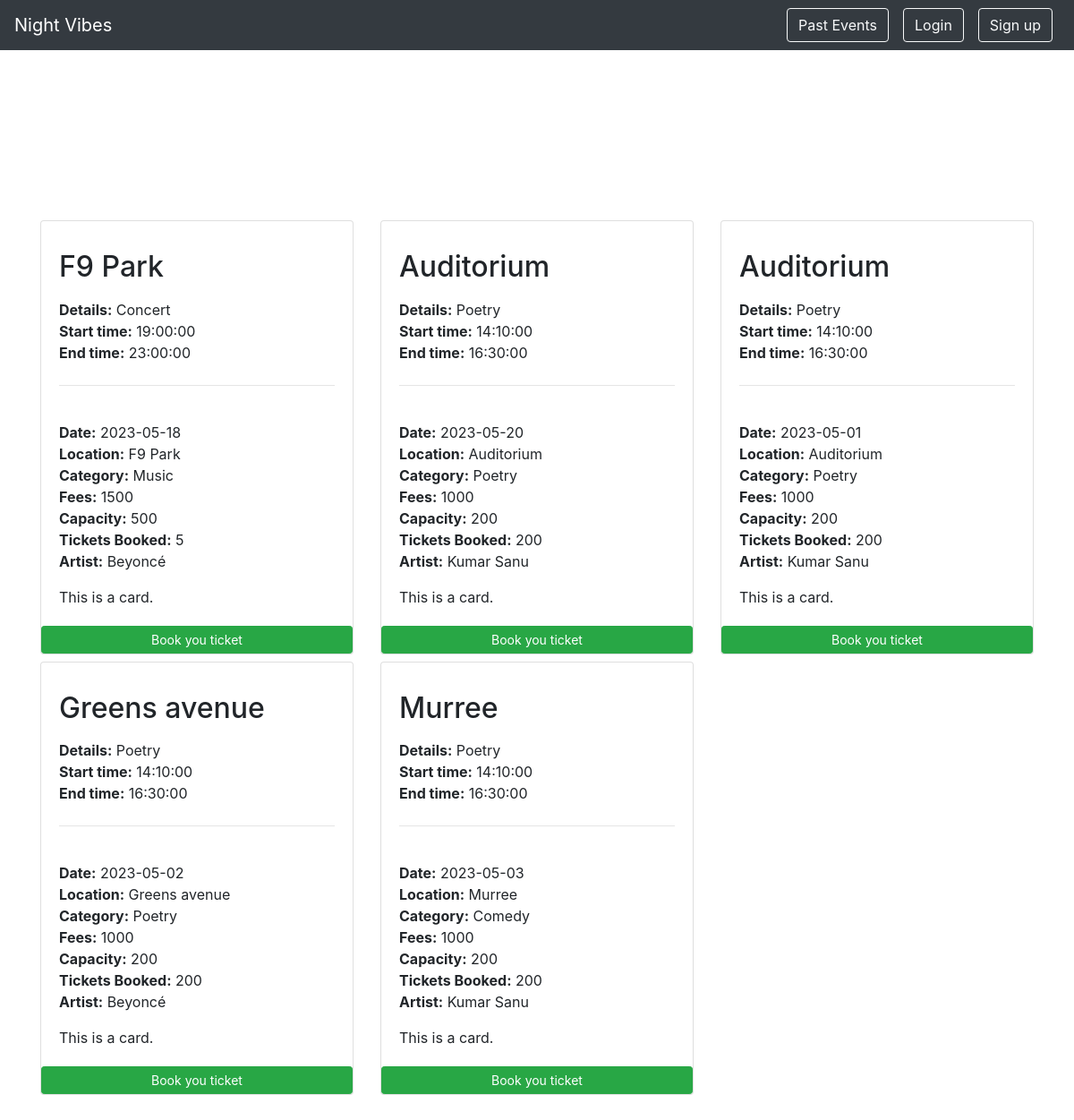
Screenshot of /pastevent.php with the database file from the repository.
### tables this page shows
CREATE TABLE `event` (
  `id` int(255) NOT NULL,
  `eventdate` date NOT NULL,
  `stime` time NOT NULL,
  `etime` time NOT NULL,
  `location` varchar(50) NOT NULL,
  `category` varchar(20) NOT NULL,
  `fees` int(200) NOT NULL,
  `mcapacity` int(200) NOT NULL,
  `details` varchar(255) NOT NULL,
  `artist_id` int(11) NOT NULL,
  `enrolled` int(255) NOT NULL
);

CREATE TABLE `artist` (
  `artist_id` int(11) NOT NULL,
  `artistname` varchar(40) NOT NULL,
  `artistbio` varchar(200) NOT NULL,
  `fbemail` varchar(40) NOT NULL,
  `twemail` varchar(40) NOT NULL,
  `instaemail` varchar(40) NOT NULL,
  `artistfees` int(100) NOT NULL
);

### pastevent.php (the view, shortened to what this page needs)
<!DOCTYPE html>
<html lang="en">
<head>
    <link rel="stylesheet" href="https://cdn.jsdelivr.net/npm/bootstrap@4.6.1/dist/css/bootstrap.min.css"
>
</head>
<body>
    <?php require 'frequently_used/_nav.php' ?>
    <section id="detail" class="my-5">
        <div class="py-5">
            <h2 class="text-center" style="color: white;">
            </h2>
        </div>
        <div class="container-fluid">
            <div class="container">
                <div class="row">
                    <?php
                    include 'frequently_used/_dbconnect2.php';
                    $sql = "SELECT * FROM `event` WHERE eventdate < CURDATE();";
                    $result = mysqli_query($conn, $sql);
                    if (mysqli_num_rows($result) > 0) {
                        foreach ($result as $rows) {
                            ?>
                            <div class="col-lg-4 col-md-4 col-sm-3">
                                <div class="card mb-2">
                                    <div class="card-body">
                                        <h5 class="card-title">
                                            <h2>
                                                <?= $rows['location'] ?>
                                            </h2>
                                            <p class="py-2"><b>Details:</b>
                                                <?= $rows['details'] ?>
                                                <br><b>Start time:</b>
                                                <?= $rows['stime'] ?>
                                                <br><b>End time:</b>
                                                <?= $rows['etime'] ?>
                                                <hr>
                                                <br><b>Date:</b>
                                                <?= $rows['eventdate'] ?>
                                                <br><b>Location:</b>
                                                <?= $rows['location'] ?>
                                                <br><b>Category:</b>
                                                <?= $rows['category'] ?>
                                                <br><b>Fees:</b>
                                                <?= $rows['fees'] ?>
                                                <br><b>Capacity:</b>
                                                <?= $rows['mcapacity'] ?>
                                                <br><b>Tickets Booked:</b>
                                                <?= $rows['enrolled'] ?>
                                                <br><b>Artist:</b>
                                                <?php
                                                include 'frequently_used/_dbconnect2.php';
                                                $artist_name = $rows['artist_id'];
                                                $sql = "SELECT artistname FROM artist WHERE artist_id= $artist_name;";
                                                $result = mysqli_query($conn, $sql);
                                                $data = array();
                                                $row = mysqli_fetch_assoc($result);
                                                $data[] = $row;
                                                $name = $data[0]["artistname"];
                                                echo $name; ?>
                                            </p>
                                        </h5>
                                        <p class="card-text">This is a card.</p>
                                    </div>
                                    <a href="frequently_used/bookticket.php?id=<?= $rows['id'] ?>"
                                        class="btn btn-success btn-sm">Book you ticket</a>
                                </div>
                            </div>
                            <?php
                        }
                    } else {
                        echo "No Record Found";
                    }
                    ?>
                </div>
            </div>
            <br>
        </div>
    </section>
</body>
</html>

### frequently_used/_nav.php (shortened to what this page needs)
<?php
if (isset($_SESSION['loggedin']) && $_SESSION['loggedin'] == true) {
    $access = true;
} else {
    $access = false;
}
echo '<nav class="navbar  navbar-expand-lg navbar-dark bg-dark">
    <a class="navbar-brand" href="/night_vibes/index.php">Night Vibes</a>
    <button class="navbar-toggler" type="button" data-toggle="collapse" data-target="#navbarNav"
        aria-controls="navbarNav" aria-expanded="false" aria-label="Toggle navigation">
        <span class="navbar-toggler-icon"></span>
    </button>
  <div class="collapse navbar-collapse" id="navbarNav">
        <ul class="navbar-nav ml-auto">';
if (!$access) {
    echo '
            <li class="nav-item active">
                <a class="btn btn-outline-light mx-2" href="/night_vibes/pastevent.php">Past Events</a>
            </li>
            <li class="nav-item ">
                <a class="btn btn-outline-light mx-2"  href="/night_vibes/login.php">Login</a>
            </li>
            <li class="nav-item active">
                <a class= "btn btn-outline-light mx-2" href="/night_vibes/signup.php">Sign up</a>
            </li>
            ';
}
echo '
        </ul>
    </div>
</nav>';
?>

### rows the page displays
event: location "F9 Park", details "Concert", stime "19:00:00", etime "23:00:00", eventdate "2023-05-18", category "Music", fees "1500", mcapacity "500", enrolled "5", artist.artistname "Beyoncé"
event: location "Auditorium", details "Poetry", stime "14:10:00", etime "16:30:00", eventdate "2023-05-20", category "Poetry", fees "1000", mcapacity "200", enrolled "200", artist.artistname "Kumar Sanu"
event: location "Auditorium", details "Poetry", stime "14:10:00", etime "16:30:00", eventdate "2023-05-01", category "Poetry", fees "1000", mcapacity "200", enrolled "200", artist.artistname "Kumar Sanu"
event: location "Greens avenue", details "Poetry", stime "14:10:00", etime "16:30:00", eventdate "2023-05-02", category "Poetry", fees "1000", mcapacity "200", enrolled "200", artist.artistname "Beyoncé"
event: location "Murree", details "Poetry", stime "14:10:00", etime "16:30:00", eventdate "2023-05-03", category "Comedy", fees "1000", mcapacity "200", enrolled "200", artist.artistname "Kumar Sanu"
